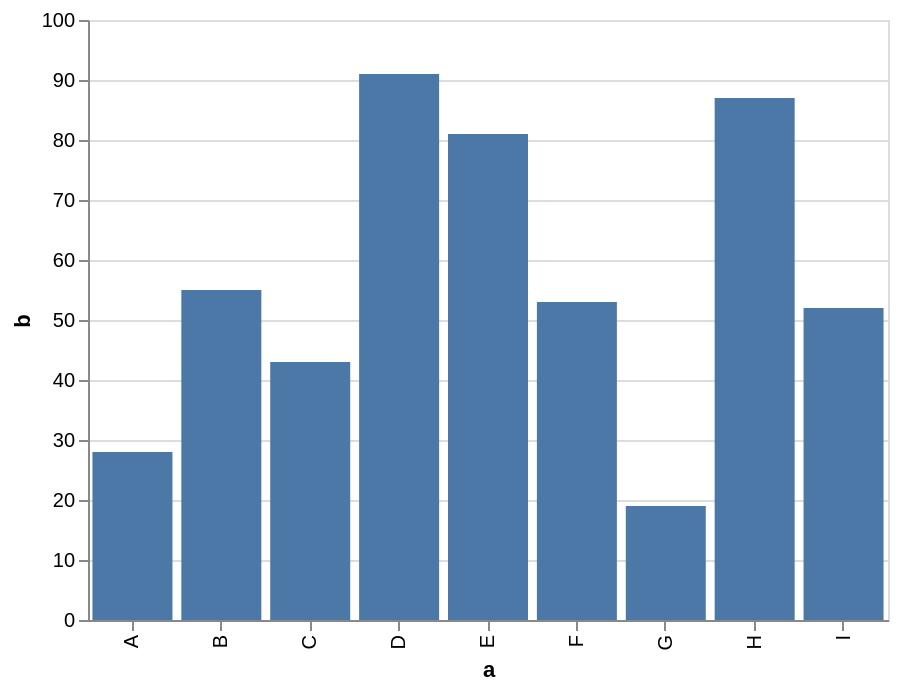

The code cell stored with this chart in its notebook:
### Code cell
source = pd.DataFrame({
    'a': ['A', 'B', 'C', 'D', 'E', 'F', 'G', 'H', 'I'],
    'b': [28, 55, 43, 91, 81, 53, 19, 87, 52]
})
alt.Chart(source).mark_bar().encode(
    x='a',
    y='b'
)

### Figure 1 — Vega-Lite specification as saved in the notebook (floating-point values rounded to 4 significant figures)
{"$schema": "https://vega.github.io/schema/vega-lite/v3.3.0.json", "config": {"mark": {"tooltip": null}, "view": {"height": 300, "width": 400}}, "data": {"name": "data-c2a3e89ba9d5d1687d5e8c28d630a033"}, "datasets": {"data-c2a3e89ba9d5d1687d5e8c28d630a033": [{"a": "A", "b": 28}, {"a": "B", "b": 55}, {"a": "C", "b": 43}, {"a": "D", "b": 91}, {"a": "E", "b": 81}, {"a": "F", "b": 53}, {"a": "G", "b": 19}, {"a": "H", "b": 87}, {"a": "I", "b": 52}]}, "encoding": {"x": {"field": "a", "type": "nominal"}, "y": {"field": "b", "type": "quantitative"}}, "mark": "bar"}
